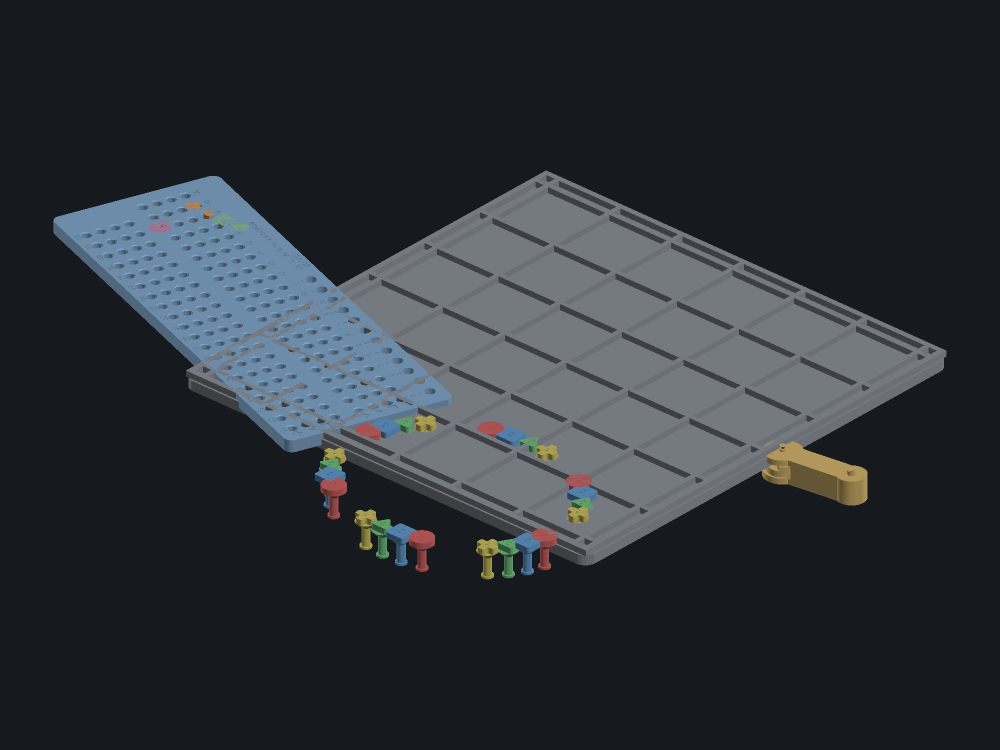
#> input picture inventors/eve/games/metes-and-bounds/render/hero.png, 2000 x 1500 px (shown at 1/2 size)
$ python -i proof_views.py   (imports and definitions only)
#> lines starting #> are read from the running program, lines starting #| are printed output that depends on the picture; after the words box and inside, x2 and y2 are one past the last pixel; in counts of white or black regions, pixels touching at a corner belong together
#!/usr/bin/env python3
"""Render a Contract Proof and lay it beside the AI images (design-a-toy Stage 3a).

    uv run python .claude/skills/design-a-toy/scripts/proof_views.py <command> ...

The Contract Proof (ADR 0093, ADR 0096) is the CAD build the owner approves,
laid out as Make lays out a project: one combined
`<name>.step.py` entry of the whole toy in its Display Pose, and one
`part_<geometry-id>.step.py` per Component whose `gen_step()` returns it in
its print stance and whose `assembly_pose(shape, pose)` places it in the
Display Pose (ADR 0083). This tool renders that model with the CAD skill's
own `render_review` rasteriser and composes images from it. It never draws or
edits a Reference Image, and nothing it writes is compared with a build.

Commands:

  render ENTRY --camera=AZ,EL -o OUT.png [--stance] [--px-per-mm N | --size N]
      One orthographic render. A part entry is shown in its Display Pose
      (assembly_pose(shape, None), instance 1) unless --stance. With
      --px-per-mm every render is at one true scale, so renders of two
      options sit side by side at their real sizes. Prints the scale.

  compare AI.png ENTRY --camera=AZ,EL -o OUT.png [--title TEXT]
      Three panels: the AI image | the Proof at the camera | a 50% overlay.
      The AI image is registered to the render by its object box: one uniform
      scale from the heights, top and left edges aligned. A uniform scale
      error is therefore invisible by design; proportions and positions show.
      The AI background is the median of its corners, so ask for images with
      no cast shadow. Prints, in mm, how far the AI object's right edge sits
      from the Proof's.

  refs CONTRACT.md --proof DIR --images DIR -o OUTDIR
      `compare` for every `references[]` entry at its `camera`: an assembly
      reference against the combined entry, `geometry:<id>` against
      `part_<id>.step.py`. A reference without a camera is listed and skipped.

  split SHEET.png -o OUTDIR [--max 800] [--views 3]
      Cut an AI three-view sheet into its views at the empty columns between
      them (view-1.png, view-2.png, ...), each cropped to its object with a
      margin and scaled down to at most --max pixels a side.

  guide ENTRY --view=AZ,EL[=AI.png] ... -o OUT.png [--title TEXT]
      A Component's Guide Image sheet: one column per view, the AI view on top
      when given, the Proof below it at that camera, every Proof render at one
      scale with a 10 mm bar. At most 2048 pixels a side. It writes the
      cameras beside it as OUT.views.json, which seal_proof.py reads to
      replace the sheet with the approved Proof at the same views (ADR 0103).

  carry ORIGINAL.png EDITED.png ENTRY --camera=AZ,EL -o OUT.png [--line TEXT]
      The trial of a Proof-edited Component reference (ADR 0093): the
      original AI image | the AI edit of the Proof render | the Proof at the
      camera, each fitted to one tile, with the detail checklist's result as
      one plain line under them.

Write a camera with "=" (--camera=-90,0), or a negative azimuth reads as a
flag.

Exit 1 on a missing file, an entry that does not build, or a contract with
no design-contract block.
"""
from __future__ import annotations

import argparse
import contextlib
import importlib.machinery
import importlib.util
import inspect
import io
import json
import math
import re
import sys
from pathlib import Path

import numpy as np
from PIL import Image, ImageDraw, ImageFont

REPO = Path(__file__).resolve().parents[4]
RENDER_REVIEW = REPO / "src/workshop/make/skills/cad/scripts/render_review"
PAD = 0.07
HEADER = 56
GAP = 16
GUIDE_MAX = 2048


def _render_review():
    loader = importlib.machinery.SourceFileLoader("render_review", str(RENDER_REVIEW))
    spec = importlib.util.spec_from_loader("render_review", loader)
    module = importlib.util.module_from_spec(spec)
    sys.modules["render_review"] = module
    loader.exec_module(module)
    module._runtime_paths()
    return module


# [1 line that did not run here, left out]


def _render_with_depth():
    """render_review's own `render`, re-executed with two changes, as the cabinet
    pilot did: a light that follows the camera, so a face seen head-on is never
    dark, and the depth buffer returned, so every depth step can be outlined.
    None when render_review has changed and the patch no longer applies."""
    source = inspect.getsource(rr.render).replace("def render(", "def _proof_render(")
    light = "light = np.array([0.35, -0.45, 0.82], dtype=float)"
    returned = "    return Image.fromarray(pixels)"
    if light not in source or returned not in source:
        return None
    source = source.replace(light, "light = 0.8 * toward_viewer + 0.45 * up - 0.3 * right")
    source = source.replace(returned, "    return Image.fromarray(pixels), depths")
    exec(source, rr.__dict__)
    return rr._proof_render


# [1 line that did not run here, left out]


# [27 lines left out: functions _font, _takes_instance, build, not called in this run]


def occurrences(entry: Path, stance: bool = False, tolerance: float = 0.02):
    entry, shape = build(entry, stance)
    return rr.tessellate_occurrences(shape, tolerance, 0.08, cache_entry=entry)


# [35 lines left out: functions span_of, render, _box, not called in this run]


def corner_background(rgb: Image.Image):
    a = np.asarray(rgb.convert("RGB"))
    k = max(4, min(a.shape[:2]) // 50)
    corners = np.concatenate([a[:k, :k].reshape(-1, 3), a[-k:, -k:].reshape(-1, 3),
                              a[:k, -k:].reshape(-1, 3), a[-k:, :k].reshape(-1, 3)])
    return tuple(int(v) for v in np.median(corners, axis=0))


# [128 lines left out: functions register, scale_bar, labelled_row, compare, fit_tile, with_caption and 5 more, not called in this run]


def _runs(filled, min_gap):
    """Column runs of a sheet's filled mask, split at gaps of ``min_gap``."""

    runs, start, gap, end = [], None, 0, 0
    for x, on in enumerate(filled):
        if on:
            if start is None:
                start = x
            gap, end = 0, x
        elif start is not None:
            gap += 1
            if gap >= min_gap:
                runs.append((start, end))
                start, gap = None, 0
    if start is not None:
        runs.append((start, end))
    return [r for r in runs if r[1] - r[0] >= min_gap]


def view_columns(mask, views=3):
    """The column span of each of ``views`` views on a sheet mask.

    Views a clear background gap separates are cut there. When an image
    model lets two views nearly touch (a tail over the next view's plate),
    their run is cut at its emptiest column, away from the run's ends; when
    a detached piece makes an extra run, the runs nearest each other merge.
    ValueError when the sheet cannot give that many views."""

    height, width = mask.shape
    column = mask.sum(axis=0)
    filled = column > max(2, int(0.005 * height))
    min_gap = max(4, int(0.01 * width))
    runs = _runs(filled, min_gap)
    if not runs:
        raise ValueError("the sheet shows no view")
    while len(runs) > views:
        gaps = [runs[i + 1][0] - runs[i][1] for i in range(len(runs) - 1)]
        i = gaps.index(min(gaps))
        runs[i:i + 2] = [(runs[i][0], runs[i + 1][1])]
    while len(runs) < views:
        widest = max(range(len(runs)), key=lambda i: runs[i][1] - runs[i][0])
        x0, x1 = runs[widest]
        # Cut only in the run's middle half: never shave a view's own edge.
        lo, hi = x0 + (x1 - x0) // 4, x1 - (x1 - x0) // 4
        if hi - lo < 2 * min_gap:
            raise ValueError("the sheet shows %d views, not %d" % (len(runs), views))
        smooth = np.convolve(column[lo:hi + 1], np.ones(min_gap) / min_gap, mode="same")
        cut = lo + int(np.argmin(smooth))
        runs[widest:widest + 1] = [(x0, cut - 1), (cut + 1, x1)]
    return runs


def split(sheet_path: Path, out: Path, max_side=800, threshold=40, views=3):
#> called with out = 'out.png', max_side = 800, threshold = 40, views = 3
    sheet = Image.open(sheet_path).convert("RGB")
#> sheet is the input picture: PIL image 2000x1500 RGB; mean R, G, B 44.6, 49.4, 55.4
    background = corner_background(sheet)
#> background = (22, 25, 30)
    a = np.asarray(sheet).astype(int)
    mask = np.abs(a - np.array(background)).max(axis=2) > threshold
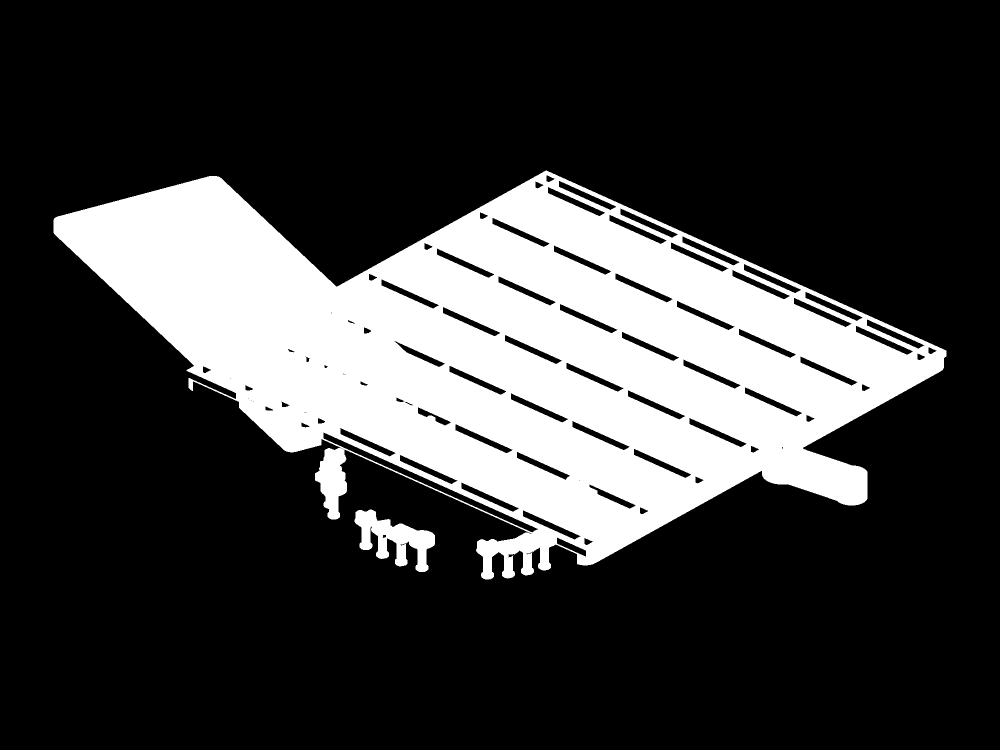
#> mask: shape (1500, 2000) bool (shown at 1/2 size); 23.8% white; 2 white regions, box (x1, y1, x2, y2) and area: (107, 341, 1893, 1159) 703960, (709, 1019, 870, 1144) 9116
    runs = view_columns(mask, views)
#> in view_columns, `column = mask.sum(axis=0)`: column = 2000 values, max 734 at index 1092, min 0 at index 0, mean 356.5
#> the loop in _runs, `for x, on in enumerate(filled):` made 2000 passes
#> start on pass 108: 107
#> after the loop in _runs, `for x, on in enumerate(filled):`: runs = [(107, 1892)]
#> the loop in view_columns, `while len(runs) < views:` made 2 passes
#> (widest, x0, x1, lo, hi, cut) on passes 1 to 2: (0, 107, 1892, 553, 1446, 553), (1, 554, 1892, 888, 1558, 1558)
#> after the loop in view_columns, `while len(runs) < views:`: runs = [(107, 552), (554, 1557), (1559, 1892)]
#> runs = [(107, 552), (554, 1557), (1559, 1892)]
#> (the run stopped early here; a loop or call above may not have finished)
